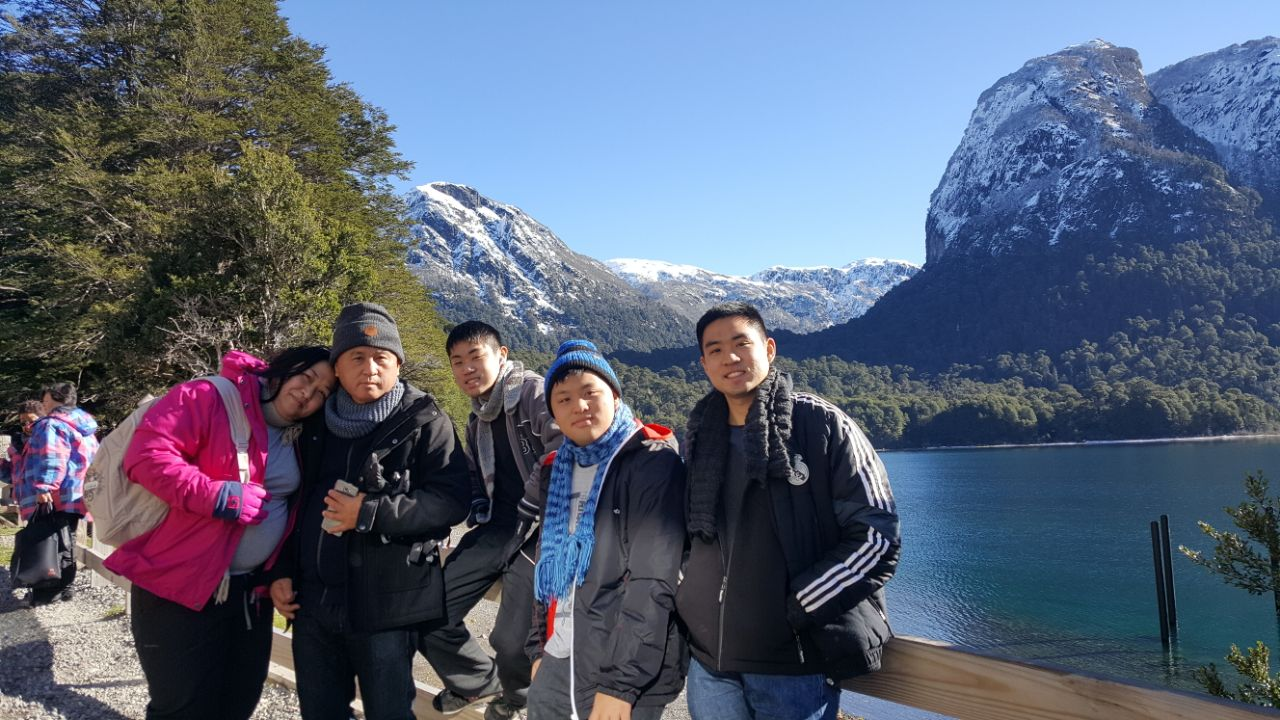
#> input picture opencv/1-basic/9-Histograms/familia.jpg, 1280 x 720 px
$ python 5-histogramProjection.py
#> lines starting #> are read from the running program, lines starting #| are printed output that depends on the picture; after the words box and inside, x2 and y2 are one past the last pixel; in counts of white or black regions, pixels touching at a corner belong together
import cv2
import numpy as np

roi = cv2.imread('familia.jpg')
#> roi is the input picture: shape (720, 1280, 3); mean B, G, R 117, 97.7, 87.7
roi = roi[320:370, 710:760]
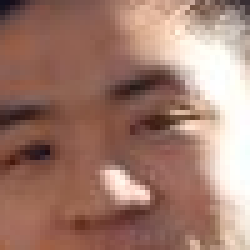
#> roi: shape (50, 50, 3) (shown 5 times larger); mean B, G, R 110, 123.1, 160.5
hsv = cv2.cvtColor(roi,cv2.COLOR_BGR2HSV)
#> hsv: shape (50, 50, 3); mean H, S, V 12.4, 89.9, 160.6

target = cv2.imread('familia.jpg')
hsvt = cv2.cvtColor(target,cv2.COLOR_BGR2HSV)
#> hsvt: shape (720, 1280, 3); mean H, S, V 92.3, 101.2, 125.1

# calculating object histogram
roihist = cv2.calcHist([hsv],[0, 1], None, [180, 256], [0, 180, 0, 256] )
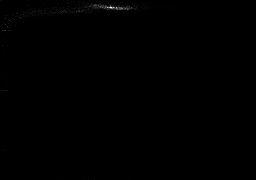
#> roihist: shape (180, 256) float32; min 0, max 36, mean 0.1; drawn with min black and max white

# normalize histogram and apply backprojection
cv2.normalize(roihist,roihist,0,255,cv2.NORM_MINMAX)
#> roihist: shape (180, 256) float32; 2.08% of pixels changed, all inside (x1, y1, x2, y2) = (0, 0, 216, 180)
dst = cv2.calcBackProject([hsvt],[0,1],roihist,[0,180,0,256],1)
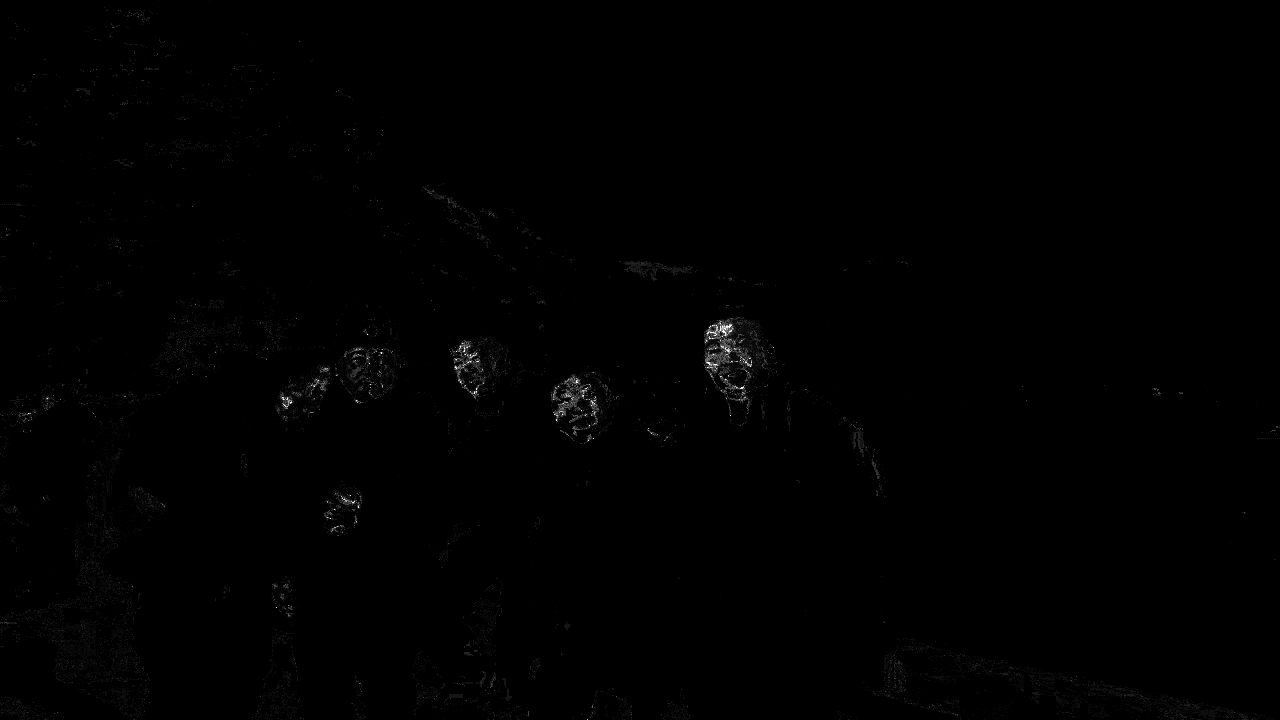
#> dst: shape (720, 1280); min 0, max 255, mean 0.8

# Now convolute with circular disc
disc = cv2.getStructuringElement(cv2.MORPH_ELLIPSE,(5,5))
cv2.filter2D(dst,-1,disc,dst)
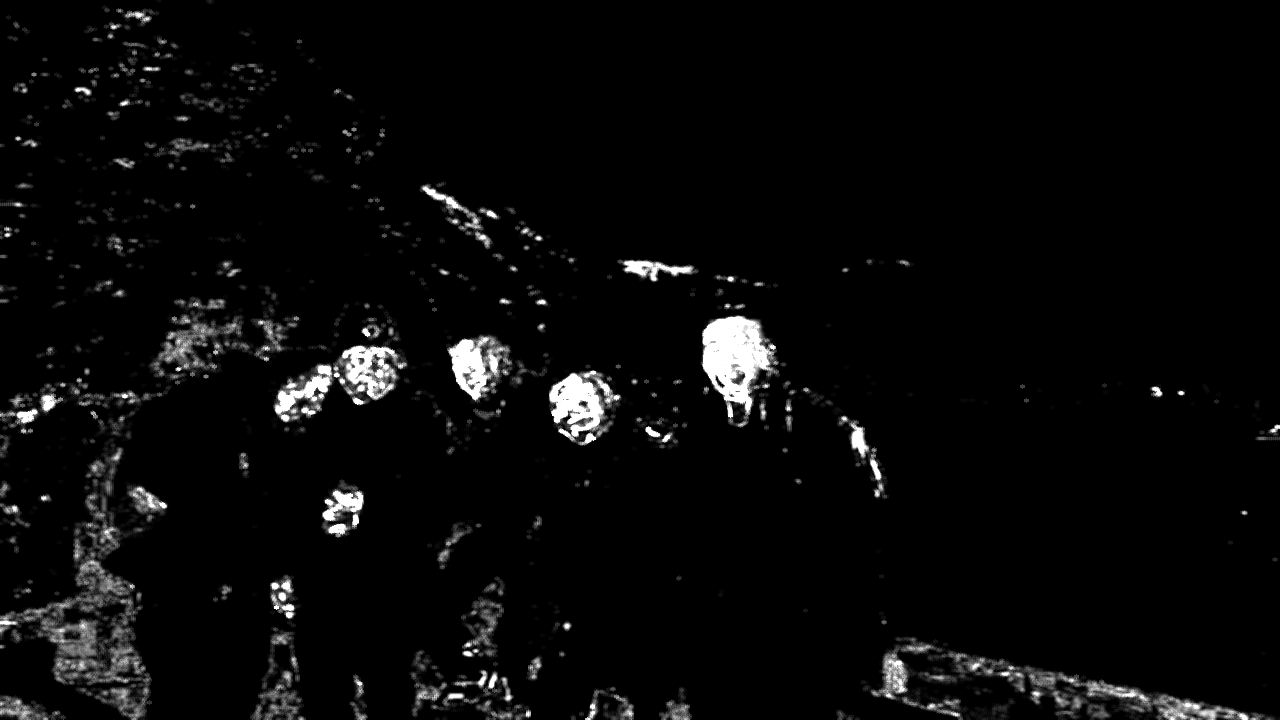
#> dst: shape (720, 1280); 11.2% of pixels changed, all inside (x1, y1, x2, y2) = (0, 0, 1280, 720)

# threshold and binary AND
ret,thresh = cv2.threshold(dst,50,255,0)
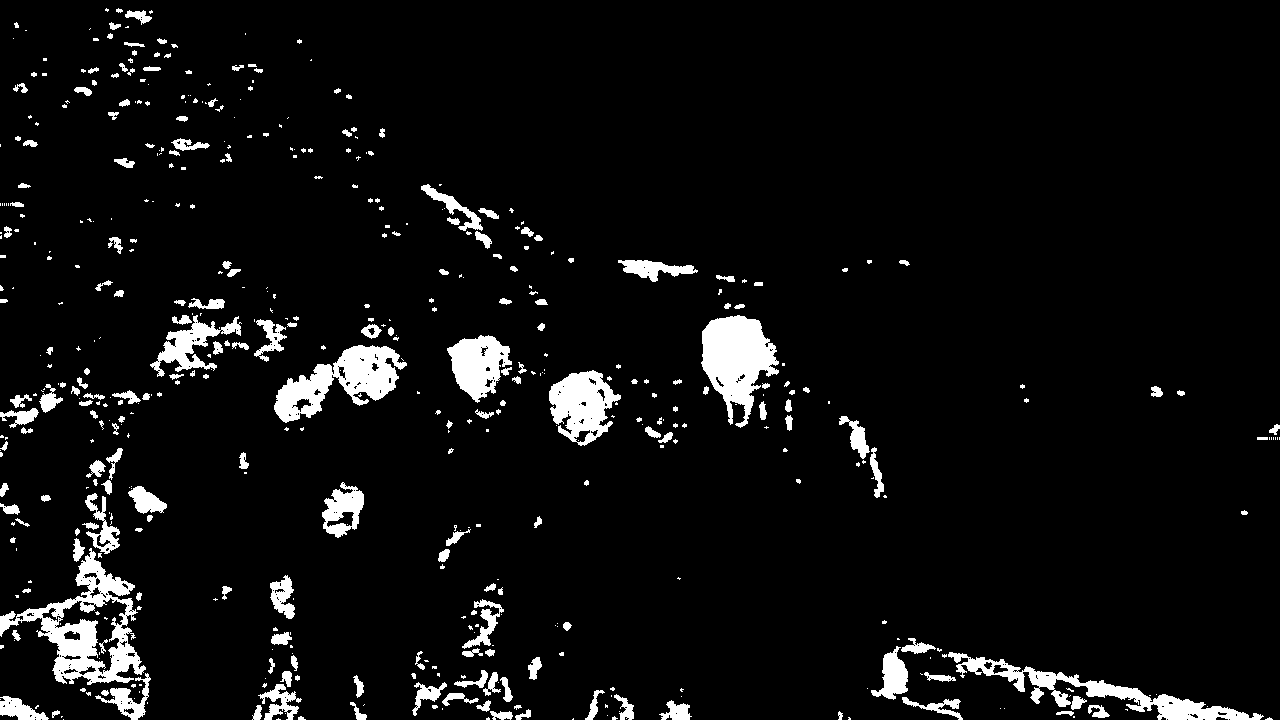
#> thresh: shape (720, 1280); 5.9% white; 519 white regions (305 under 20 px), largest, box (x1, y1, x2, y2) and area: (0, 548, 146, 685) 6260, (701, 315, 779, 428) 5032, (274, 345, 407, 423) 4638
thresh = cv2.merge((thresh,thresh,thresh))
res = cv2.bitwise_and(target,thresh)
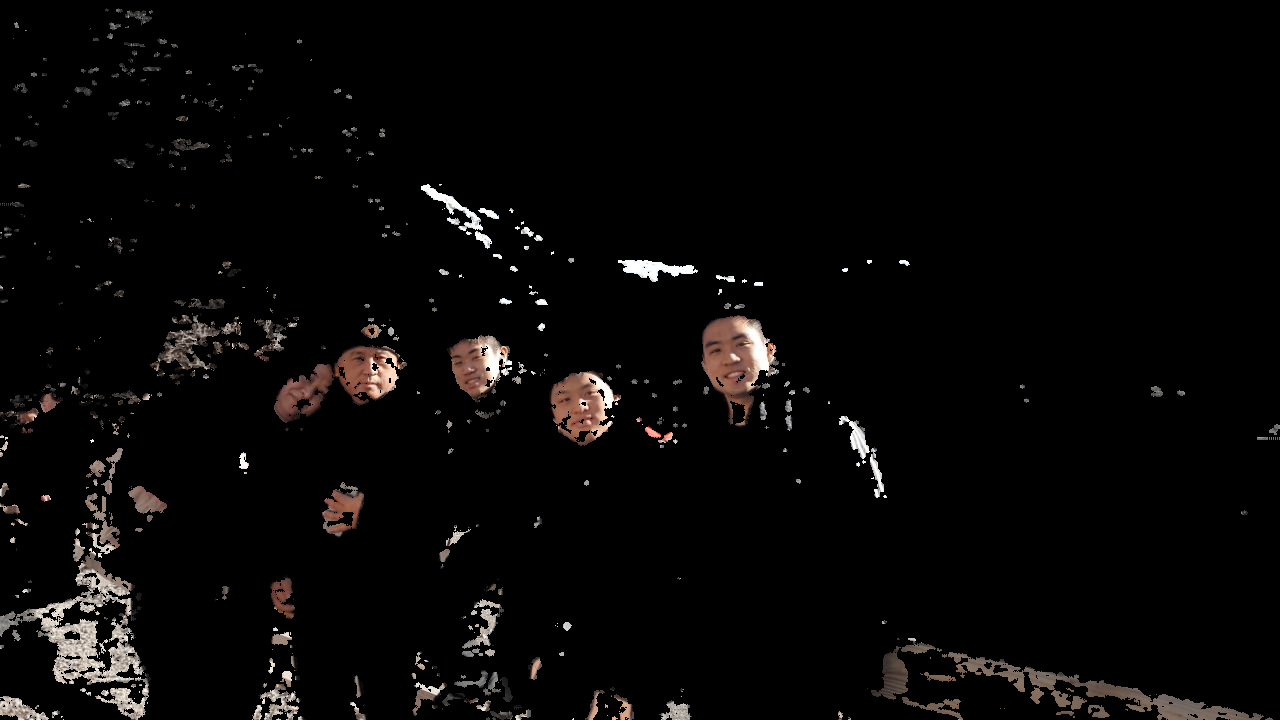
#> res: shape (720, 1280, 3); mean B, G, R 6.7, 7.2, 8.3

res = np.vstack((target,thresh,res))
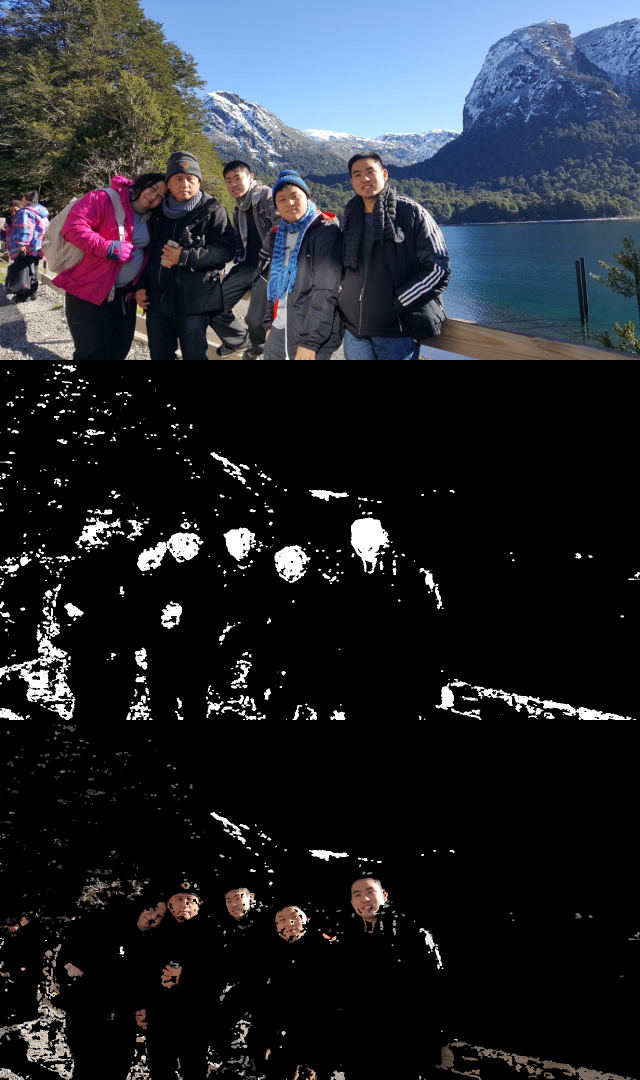
#> res: shape (2160, 1280, 3) (shown at 1/2 size); mean B, G, R 46.3, 40, 37.1
cv2.imwrite('res.jpg',res)

$ run again, with opencv/1-basic/9-Histograms/yukari.jpg copied over opencv/1-basic/9-Histograms/familia.jpg
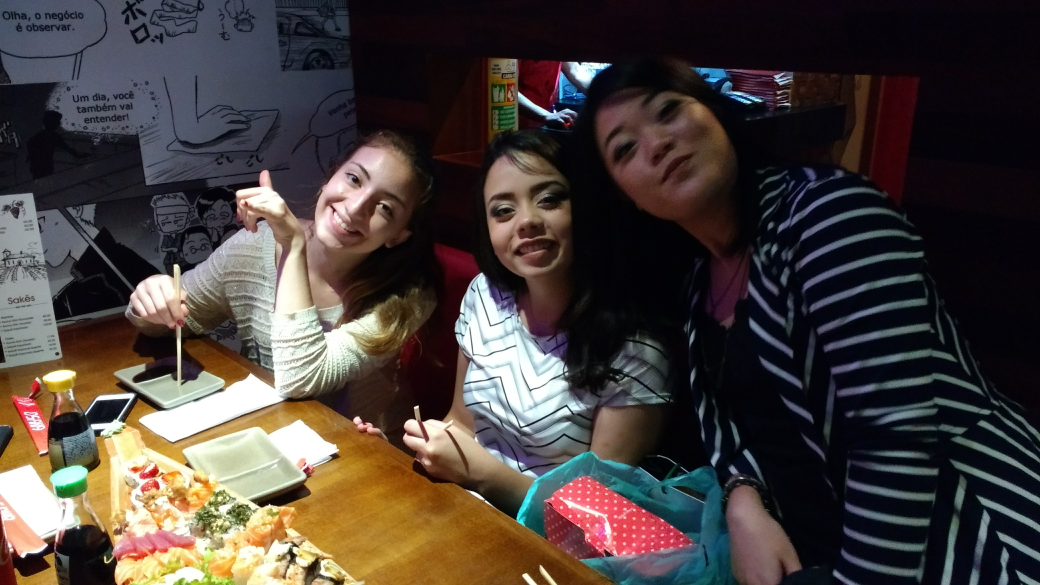
#> input picture opencv/1-basic/9-Histograms/yukari.jpg, 4160 x 2340 px (shown at 1/4 size)
#> roi is the input picture: shape (2340, 4160, 3); mean B, G, R 59.5, 63.3, 72.2
#> roi: shape (50, 50, 3)
#> hsv: shape (50, 50, 3); mean H, S, V 113.9, 59.7, 106.6
#> hsvt: shape (2340, 4160, 3); mean H, S, V 90.1, 126.2, 80.1
#> `ret,thresh = cv2.threshold(dst,50,255,0)`:
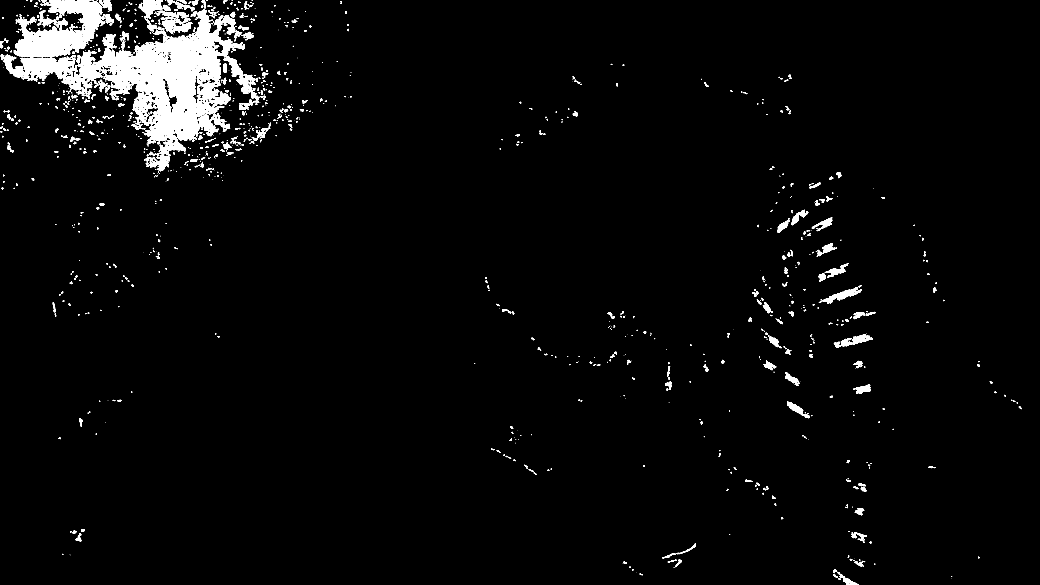
#> thresh: shape (2340, 4160) (shown at 1/4 size); 3.1% white; 1404 white regions (740 under 20 px), largest, box (x1, y1, x2, y2) and area: (3, 36, 980, 685) 166333, (55, 0, 421, 230) 44008, (894, 223, 1031, 393) 5184
#> `res = np.vstack((target,thresh,res))`:
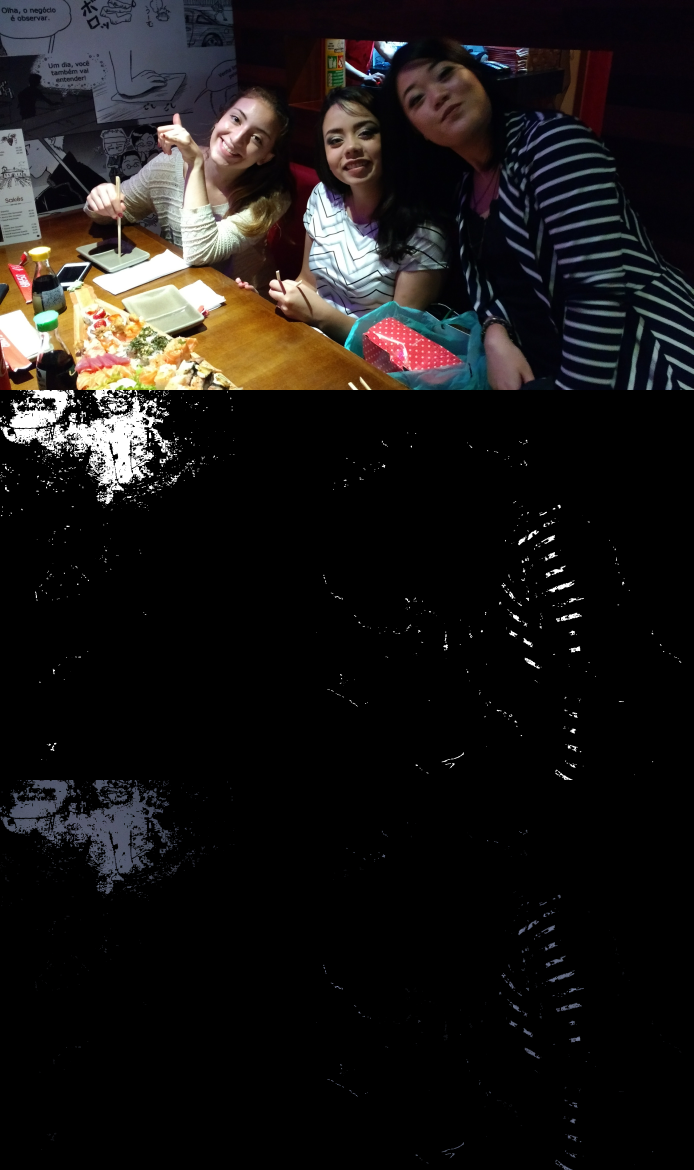
#> res: shape (7020, 4160, 3) (shown at 1/6 size); mean B, G, R 23.6, 24.6, 27.6
